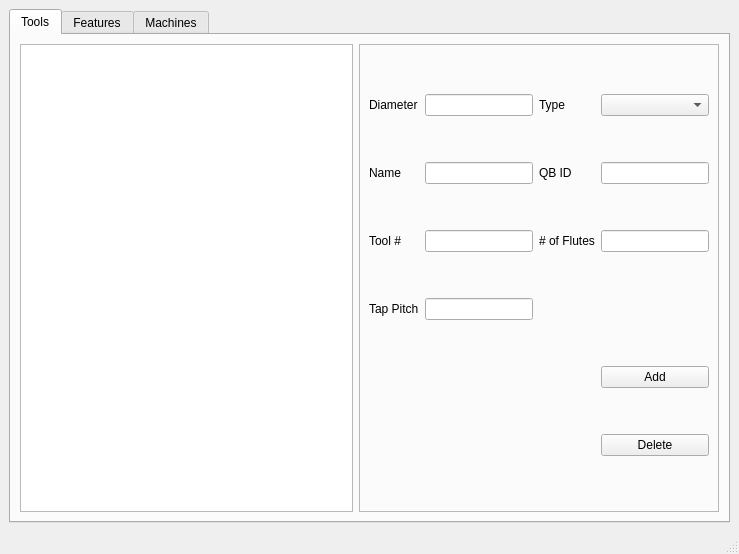
<?xml version="1.0" encoding="UTF-8"?>
<ui version="4.0">
 <class>databaseWindow</class>
 <widget class="QMainWindow" name="databaseWindow">
  <property name="geometry">
   <rect>
    <x>0</x>
    <y>0</y>
    <width>739</width>
    <height>554</height>
   </rect>
  </property>
  <property name="windowTitle">
   <string>Database Manager</string>
  </property>
  <widget class="QWidget" name="centralwidget">
   <layout class="QHBoxLayout" name="horizontalLayout">
    <item>
     <widget class="QTabWidget" name="tabWidget">
      <property name="currentIndex">
       <number>0</number>
      </property>
      <widget class="QWidget" name="tools_tab">
       <attribute name="title">
        <string>Tools</string>
       </attribute>
       <layout class="QHBoxLayout" name="horizontalLayout_2">
        <item>
         <widget class="QListWidget" name="tool_list_widget"/>
        </item>
        <item>
         <widget class="QFrame" name="frame">
          <property name="frameShape">
           <enum>QFrame::StyledPanel</enum>
          </property>
          <property name="frameShadow">
           <enum>QFrame::Raised</enum>
          </property>
          <layout class="QGridLayout" name="gridLayout_2">
           <item row="5" column="1">
            <widget class="QLineEdit" name="lineEdit_2"/>
           </item>
           <item row="0" column="0">
            <widget class="QLabel" name="label_4">
             <property name="text">
              <string>Diameter</string>
             </property>
            </widget>
           </item>
           <item row="1" column="1">
            <widget class="QLineEdit" name="lineEdit"/>
           </item>
           <item row="5" column="0">
            <widget class="QLabel" name="label_3">
             <property name="text">
              <string>Tool #</string>
             </property>
            </widget>
           </item>
           <item row="0" column="1">
            <widget class="QLineEdit" name="diameter_input"/>
           </item>
           <item row="5" column="5">
            <widget class="QLineEdit" name="num_flutes_input"/>
           </item>
           <item row="1" column="5">
            <widget class="QLineEdit" name="qb_id_input"/>
           </item>
           <item row="0" column="2">
            <widget class="QLabel" name="label_2">
             <property name="text">
              <string>Type</string>
             </property>
            </widget>
           </item>
           <item row="6" column="1">
            <widget class="QLineEdit" name="tap_pitch_input"/>
           </item>
           <item row="0" column="5">
            <widget class="QComboBox" name="tool_type_combo"/>
           </item>
           <item row="8" column="5">
            <widget class="QPushButton" name="add_tool_button">
             <property name="text">
              <string>Add</string>
             </property>
            </widget>
           </item>
           <item row="1" column="0">
            <widget class="QLabel" name="label">
             <property name="text">
              <string>Name</string>
             </property>
            </widget>
           </item>
           <item row="9" column="5">
            <widget class="QPushButton" name="delete_tool_button">
             <property name="text">
              <string>Delete</string>
             </property>
            </widget>
           </item>
           <item row="1" column="2">
            <widget class="QLabel" name="label_5">
             <property name="text">
              <string>QB ID</string>
             </property>
            </widget>
           </item>
           <item row="5" column="2">
            <widget class="QLabel" name="label_6">
             <property name="text">
              <string># of Flutes</string>
             </property>
            </widget>
           </item>
           <item row="6" column="0">
            <widget class="QLabel" name="label_7">
             <property name="text">
              <string>Tap Pitch</string>
             </property>
            </widget>
           </item>
          </layout>
         </widget>
        </item>
       </layout>
      </widget>
      <widget class="QWidget" name="features_tab">
       <attribute name="title">
        <string>Features</string>
       </attribute>
       <layout class="QGridLayout" name="gridLayout_3">
        <item row="0" column="0" rowspan="3">
         <widget class="QListView" name="listView_2"/>
        </item>
        <item row="0" column="1">
         <widget class="QFrame" name="frame_2">
          <property name="frameShape">
           <enum>QFrame::StyledPanel</enum>
          </property>
          <property name="frameShadow">
           <enum>QFrame::Raised</enum>
          </property>
          <layout class="QGridLayout" name="gridLayout">
           <item row="2" column="1">
            <widget class="QLineEdit" name="lineEdit_8"/>
           </item>
           <item row="1" column="1">
            <widget class="QLineEdit" name="lineEdit_7"/>
           </item>
           <item row="2" column="0">
            <widget class="QLabel" name="label_10">
             <property name="text">
              <string>Desc</string>
             </property>
            </widget>
           </item>
           <item row="1" column="0">
            <widget class="QLabel" name="label_8">
             <property name="text">
              <string>Name</string>
             </property>
            </widget>
           </item>
           <item row="6" column="2">
            <widget class="QPushButton" name="pushButton_4">
             <property name="text">
              <string>Remove</string>
             </property>
            </widget>
           </item>
           <item row="5" column="2">
            <widget class="QPushButton" name="pushButton_3">
             <property name="text">
              <string>Add</string>
             </property>
            </widget>
           </item>
           <item row="0" column="0">
            <widget class="QLabel" name="label_17">
             <property name="text">
              <string>Type</string>
             </property>
            </widget>
           </item>
           <item row="0" column="1">
            <widget class="QComboBox" name="comboBox_2"/>
           </item>
          </layout>
         </widget>
        </item>
        <item row="1" column="1">
         <widget class="QGroupBox" name="groupBox">
          <property name="title">
           <string>Operations</string>
          </property>
          <layout class="QGridLayout" name="gridLayout_4">
           <item row="0" column="1">
            <widget class="QToolButton" name="delete_op_button">
             <property name="text">
              <string>-</string>
             </property>
            </widget>
           </item>
           <item row="0" column="0">
            <widget class="QToolButton" name="add_op_button">
             <property name="text">
              <string>+</string>
             </property>
            </widget>
           </item>
           <item row="3" column="0" colspan="4">
            <widget class="QListView" name="listView_3"/>
           </item>
           <item row="0" column="2">
            <widget class="QToolButton" name="toolButton_3">
             <property name="text">
              <string>Edit</string>
             </property>
            </widget>
           </item>
          </layout>
         </widget>
        </item>
       </layout>
      </widget>
      <widget class="QWidget" name="machines_tab">
       <attribute name="title">
        <string>Machines</string>
       </attribute>
       <layout class="QGridLayout" name="gridLayout_6">
        <item row="2" column="0">
         <widget class="QGroupBox" name="groupBox_2">
          <property name="title">
           <string/>
          </property>
          <layout class="QGridLayout" name="gridLayout_7">
           <item row="0" column="3">
            <widget class="QToolBox" name="toolBox">
             <property name="currentIndex">
              <number>0</number>
             </property>
             <widget class="QWidget" name="page_3">
              <property name="geometry">
               <rect>
                <x>0</x>
                <y>0</y>
                <width>398</width>
                <height>187</height>
               </rect>
              </property>
              <attribute name="label">
               <string>Info</string>
              </attribute>
              <layout class="QFormLayout" name="formLayout_2">
               <item row="1" column="0">
                <widget class="QLabel" name="label_12">
                 <property name="text">
                  <string>Max RPM</string>
                 </property>
                </widget>
               </item>
               <item row="1" column="1">
                <widget class="QLineEdit" name="lineEdit_10"/>
               </item>
               <item row="3" column="0">
                <widget class="QLabel" name="label_13">
                 <property name="text">
                  <string>Spot</string>
                 </property>
                </widget>
               </item>
               <item row="2" column="0">
                <widget class="QLabel" name="label_18">
                 <property name="text">
                  <string>G Codes</string>
                 </property>
                </widget>
               </item>
               <item row="3" column="1">
                <widget class="QLineEdit" name="lineEdit_11"/>
               </item>
               <item row="5" column="0">
                <widget class="QLabel" name="label_14">
                 <property name="text">
                  <string>Peck</string>
                 </property>
                </widget>
               </item>
               <item row="4" column="0">
                <widget class="QLabel" name="label_15">
                 <property name="text">
                  <string>Tap</string>
                 </property>
                </widget>
               </item>
               <item row="4" column="1">
                <widget class="QLineEdit" name="lineEdit_13"/>
               </item>
               <item row="5" column="1">
                <widget class="QLineEdit" name="lineEdit_12"/>
               </item>
               <item row="6" column="1">
                <widget class="QLineEdit" name="lineEdit_14"/>
               </item>
               <item row="6" column="0">
                <widget class="QLabel" name="label_16">
                 <property name="text">
                  <string>Ream</string>
                 </property>
                </widget>
               </item>
               <item row="0" column="1">
                <widget class="QLineEdit" name="lineEdit_9"/>
               </item>
               <item row="0" column="0">
                <widget class="QLabel" name="label_11">
                 <property name="text">
                  <string>Name</string>
                 </property>
                </widget>
               </item>
              </layout>
             </widget>
             <widget class="QWidget" name="page">
              <property name="geometry">
               <rect>
                <x>0</x>
                <y>0</y>
                <width>98</width>
                <height>89</height>
               </rect>
              </property>
              <attribute name="label">
               <string>Program Start</string>
              </attribute>
              <layout class="QVBoxLayout" name="verticalLayout">
               <item>
                <widget class="QTextEdit" name="textEdit"/>
               </item>
              </layout>
             </widget>
             <widget class="QWidget" name="page_2">
              <property name="geometry">
               <rect>
                <x>0</x>
                <y>0</y>
                <width>98</width>
                <height>89</height>
               </rect>
              </property>
              <attribute name="label">
               <string>Tool Start</string>
              </attribute>
              <layout class="QVBoxLayout" name="verticalLayout_3">
               <item>
                <widget class="QTextEdit" name="textEdit_2"/>
               </item>
              </layout>
             </widget>
             <widget class="QWidget" name="page_4">
              <property name="geometry">
               <rect>
                <x>0</x>
                <y>0</y>
                <width>98</width>
                <height>89</height>
               </rect>
              </property>
              <attribute name="label">
               <string>Op Start</string>
              </attribute>
              <layout class="QVBoxLayout" name="verticalLayout_4">
               <item>
                <widget class="QTextEdit" name="textEdit_3"/>
               </item>
              </layout>
             </widget>
             <widget class="QWidget" name="page_5">
              <property name="geometry">
               <rect>
                <x>0</x>
                <y>0</y>
                <width>98</width>
                <height>89</height>
               </rect>
              </property>
              <attribute name="label">
               <string>Tool End</string>
              </attribute>
              <layout class="QVBoxLayout" name="verticalLayout_5">
               <item>
                <widget class="QTextEdit" name="textEdit_4"/>
               </item>
              </layout>
             </widget>
             <widget class="QWidget" name="page_6">
              <property name="geometry">
               <rect>
                <x>0</x>
                <y>0</y>
                <width>98</width>
                <height>89</height>
               </rect>
              </property>
              <attribute name="label">
               <string>Op End</string>
              </attribute>
              <layout class="QVBoxLayout" name="verticalLayout_6">
               <item>
                <widget class="QTextEdit" name="textEdit_5"/>
               </item>
              </layout>
             </widget>
             <widget class="QWidget" name="page_7">
              <property name="geometry">
               <rect>
                <x>0</x>
                <y>0</y>
                <width>98</width>
                <height>89</height>
               </rect>
              </property>
              <attribute name="label">
               <string>Program End</string>
              </attribute>
              <layout class="QVBoxLayout" name="verticalLayout_7">
               <item>
                <widget class="QTextEdit" name="textEdit_6"/>
               </item>
              </layout>
             </widget>
             <widget class="QWidget" name="page_8">
              <property name="geometry">
               <rect>
                <x>0</x>
                <y>0</y>
                <width>98</width>
                <height>89</height>
               </rect>
              </property>
              <attribute name="label">
               <string>Drill</string>
              </attribute>
              <layout class="QVBoxLayout" name="verticalLayout_8">
               <item>
                <widget class="QTextEdit" name="textEdit_7"/>
               </item>
              </layout>
             </widget>
             <widget class="QWidget" name="page_10">
              <property name="geometry">
               <rect>
                <x>0</x>
                <y>0</y>
                <width>98</width>
                <height>89</height>
               </rect>
              </property>
              <attribute name="label">
               <string>Tap</string>
              </attribute>
              <layout class="QVBoxLayout" name="verticalLayout_9">
               <item>
                <widget class="QTextEdit" name="textEdit_8"/>
               </item>
              </layout>
             </widget>
            </widget>
           </item>
           <item row="2" column="0">
            <widget class="QToolButton" name="toolButton_5">
             <property name="text">
              <string>Add</string>
             </property>
            </widget>
           </item>
           <item row="2" column="1">
            <widget class="QToolButton" name="toolButton_4">
             <property name="text">
              <string>Remove</string>
             </property>
            </widget>
           </item>
           <item row="0" column="0" rowspan="2" colspan="3">
            <widget class="QListView" name="listView_4"/>
           </item>
          </layout>
         </widget>
        </item>
       </layout>
      </widget>
     </widget>
    </item>
   </layout>
  </widget>
  <widget class="QMenuBar" name="menubar">
   <property name="geometry">
    <rect>
     <x>0</x>
     <y>0</y>
     <width>739</width>
     <height>21</height>
    </rect>
   </property>
  </widget>
  <widget class="QStatusBar" name="statusbar"/>
  <action name="actionConnect">
   <property name="text">
    <string>Connect</string>
   </property>
  </action>
 </widget>
 <resources/>
 <connections/>
</ui>
